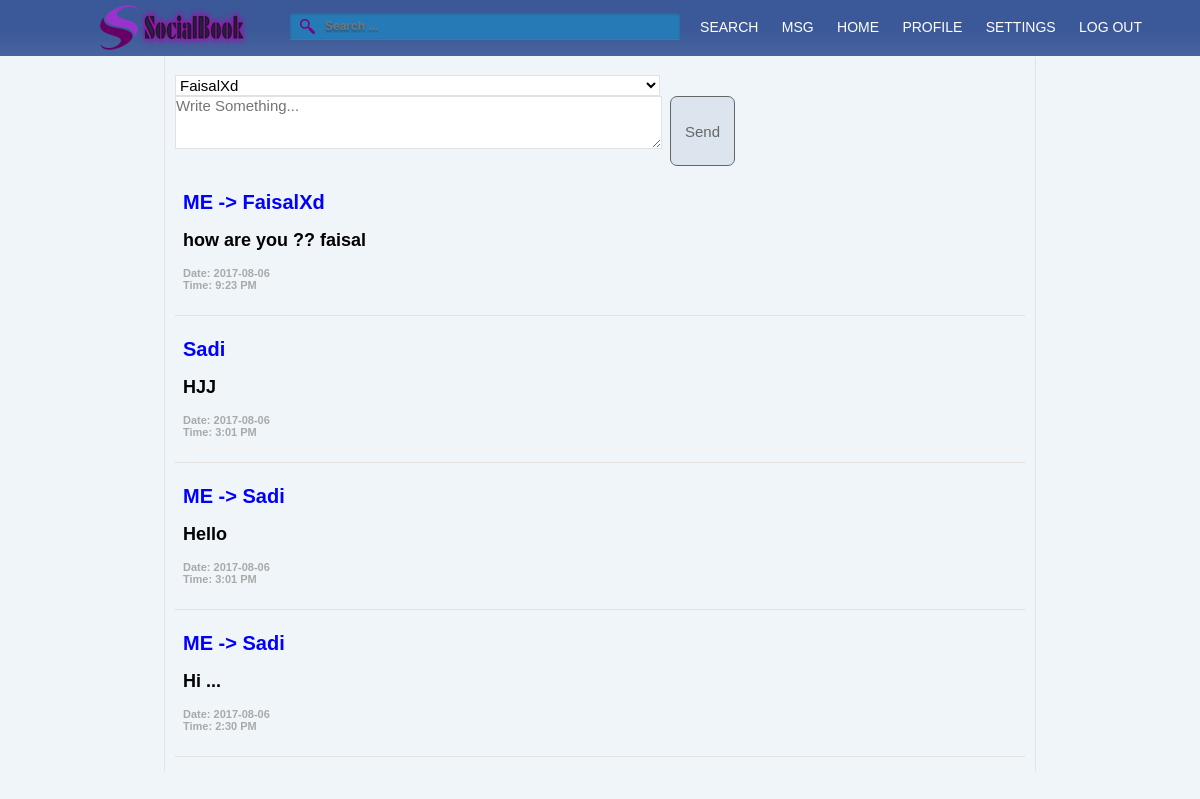
/messege.php (signed in), run on the app's committed database.
### tables this page shows
CREATE TABLE `messege` (
  `id` int(11) NOT NULL,
  `send_to` varchar(50) DEFAULT NULL,
  `send_from` varchar(50) DEFAULT NULL,
  `msg` text,
  `send_date` date DEFAULT NULL,
  `m_time` time DEFAULT NULL
);

### messege.php (the view, shortened to what this page needs)
<?php
include ("./inc/header.inc.php");
?>
<div class="messege" style=" width: 560px; height: 80px; float: top;margin-top: 5px;">
	<form action="#" method="post">
            <?php
                 $sql="SELECT username FROM users where username<>'$username'";
				 $result=mysqli_query($conn,$sql);
                 $option = '';
                 while($row = mysqli_fetch_assoc($result))
                 {
                   $option .= '<option value = "'.$row['username'].'">'.$row['username'].'</option>';
                 }
                ?>
           <select id="post" name="send_to" rows="1" cols="79" placeholder="Send To...">
           <?php echo $option; ?>
           </select>
		<textarea id="post" name="messege" rows="3" cols="79" placeholder="Write Something..."></textarea>
		<input type="submit" name="sendmsg" value="Send" style="background-color: #DCE5EE; float: right; border: 1px solid #666; color:#666;height:70px; width: 65px;margin-top: 0px;" />
	</form>
</div>
<br/>
<br/>
<?php
	$sql = "SELECT * FROM messege order by id DESC";
   	$result=mysqli_query($conn,$sql);
	while($row=mysqli_fetch_assoc($result)){
		$send_to = $row['send_to'];
		$send_from = $row['send_from'];
		$messege = $row['msg'];
		$dt = $row['send_date'];
        $tm=$row['m_time'];
		$tm2=date("g:i A", strtotime($tm));
		if($username==$send_from){
			echo "<div class='msge' style='font-weight: 800; color: #000; border-bottom: 1px solid #E2E2E2;'><h4> ME -> $send_to </h4><h1>$messege</h1> <h3>Date: $dt </br> Time: $tm2 <h3/></div><br />";
		}
		else if($username==$send_to){
			echo "<div class='msge' style='font-weight: 800; color: #000; border-bottom: 1px solid #E2E2E2;'><h4>$send_from</h4><h1>$messege</h1> <h3>Date: $dt </br> Time: $tm2 <h3/></div><br />";
		}
	}
?>

### style/style.css (style rules this page uses)
* { margin:0px; padding: 0px; font-family: Arial, Helvetica , Sans-serif; font-size: 12px; background-color: #eff5f9; }
input[type="submit"] { background-color: #006FC4; border: 1px solid #00508D; font-size: 15px; color: #FFFFFF; padding: 5px; margin-bottom: 3px; margin-top: 3px; border-radius: 7px; }
#post { width: 485px; margin-left: 0px; background-color: #FFFFFF; border: 1px solid #E2E2E2; font-size: 15px; outline: none; }
h1 { font-family: Arial, Helvetica, Sans-serif; font-size: 18px; padding: 8px; color: black; }
h3 { font-family: Arial, Helvetica, Sans-serif; font-size: 11px; padding: 8px; color: #A9A9A9; }
h4 { font-family: Arial, Helvetica, Sans-serif; font-size: 20px; padding: 8px; color: blue; }

### data on the page
messege: send_to "FaisalXd", msg "how are you ?? faisal", send_date "2017-08-06", m_time "9:23 PM"
messege: send_from "Sadi", msg "HJJ", send_date "2017-08-06", m_time "3:01 PM"
messege: send_to "Sadi", msg "Hello", send_date "2017-08-06", m_time "3:01 PM"
messege: send_to "Sadi", msg "Hi ...", send_date "2017-08-06", m_time "2:30 PM"

### other printed values
form field send_to "FaisalXd"
